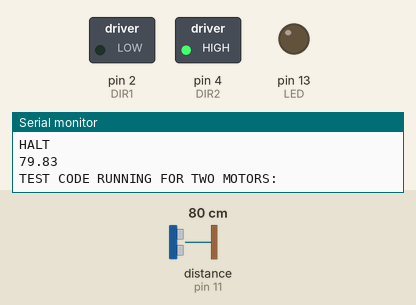
Bench run of a sketch on a simulated Arduino Uno, built with avr-gcc and run on an emulated ATmega328P. Shown: switched loads named in the sketch (green lamp = pin HIGH), output pins drawn as LEDs (lit = HIGH), the last lines printed to the serial monitor. Wiring (inferred from the names in the program): ultrasonic range finder: trigger pin 12; echo pin 11. Dashed ring = blinking. The test bench sets the inputs (shaded band); at power-on: distance to the obstacle (sensor on pin 11) 80 cm. The echo pulse lasts 58.3 µs per cm; pins used as bus, display or sensor lines are not drawn.

Above: at 5.7 s.
5.8 s: distance to the obstacle (sensor on pin 11) set to 2 cm
At 7.5 s:
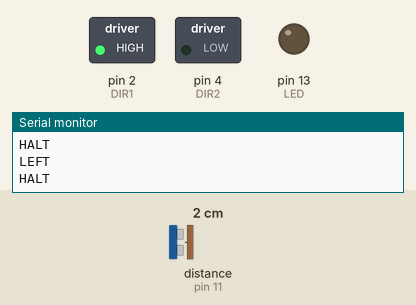
At 10.5 s:
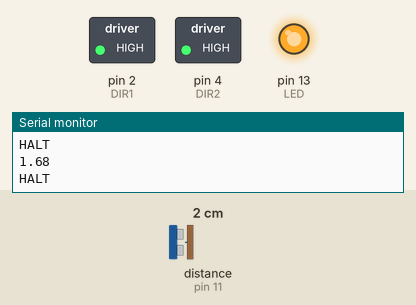
11.6 s: distance to the obstacle (sensor on pin 11) set to 17 cm
17.4 s: distance to the obstacle (sensor on pin 11) set to 21 cm
At 18.7 s:
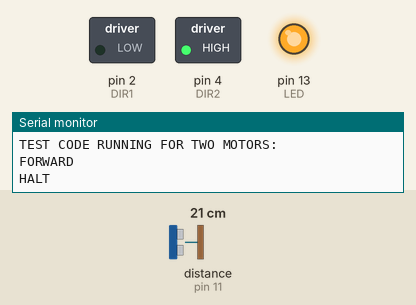
Timing chart, 0 to 29.7 s (numbered marks = the images above; inputs shaded):
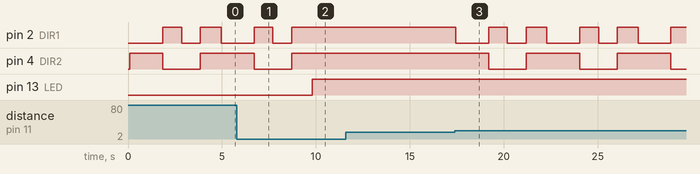

Measured:
- the behaviour switches between 19 and 20 cm on distance to the obstacle (sensor on pin 11) (found by bisection; images 2 and 3)
- after the input at 5.8 s, pin 2 (DIR1): goes on until 8.7 s, then stays HIGH; pin 13 (LED): LOW → HIGH after 4.0 s
- after the input at 17.4 s, pin 2 (DIR1): HIGH → LOW after 0.05 s, then repeats every 4.9 s: HIGH 1.0 s, LOW 1.0 s, HIGH 1.1 s, LOW 1.7 s; pin 4 (DIR2): alternates HIGH for 2.9 s and LOW for 2.0 s, starting after 1.8 s
- by itself, pin 2 (DIR1): alternates HIGH for 1.1 s and LOW for 1.0 s

The sketch:

motordrive_withsonar_updated.ino
```cpp
//Define Pulse and Direction pins for motor1
#define DIR1 2
#define PUL1 3
//Define Pulse and Direction pins for motor2
#define DIR2 4
#define PUL2 5
//Define SONAR Sensor pins:
#define TRIG1 12
#define ECHO1 11
#define TRIG2 0  //Set this when working with second sensor
#define ECHO2 0  //Set this when working with second sensor

//Define onboard LED
#define LED 13

int noOfSteps;  //The number of steps the motors will move by
float dist1;    //Collects distance reading from Sonar sensor 1

void setup() {
  // put your setup code here, to run once:
  //Motor control pins
  pinMode(DIR1, OUTPUT);
  pinMode(PUL1, OUTPUT);
  pinMode(DIR2, OUTPUT);
  pinMode(PUL2, OUTPUT);
  //--------------------
  //Sonar control pins
  pinMode(TRIG1, OUTPUT);
  pinMode(TRIG2, OUTPUT);
  pinMode(ECHO1, OUTPUT);
  pinMode(ECHO2, OUTPUT);
  //--------------------
  pinMode(LED, OUTPUT);
  Serial.begin(9600);
}

/*struct MOTOR: Used to create a MOTOR Type data, where we hold
 * the DIR, PUL, ENA pins, and also an ID for the motor for easy
 * reference.
 * We then create an array of structure MOTOR called motor, where
 * we store only two entries(left and right). This is done to
 * maintain consistency, and allowing possible room for upgrade
 * in the future
 */
struct MOTOR{
  int DIR;  //Direction pin of the controller
  int PUL;  //Pulse pin of the controller
  int ENA;  //Enable pin of the controller(optional)
  int ID;   //Motor ID
} motor[2];

/*void initMotor: Defines a stepper motor controller
 * with appropriate pins to control the direction,
 * pulse, and setting the ID of the motor. Enable option
 * is not available yet. NOTE: ID SHALL START FROM '0'.
 */
void initMotor(int dirPin, int pulPin, int ID)
{
  motor[ID].DIR = dirPin;
  motor[ID].PUL = pulPin;
  motor[ID].ID = ID;
}
/* struct SONAR: Creates a SONAR type variable where we
 * can store the info of the TRIG pin, the ECHO pin, and
 * the ID of the sonar sensor. Will see, if ID can be
 * auto generated. We create a SONAR type array also, so
 * that we have an array of the structure SONAR.
 */
struct SONAR{
  int TRIG;
  int ECHO;
  int ID;
}sonar[2];

/*void initSonar: Initialises a Sonar sensor by taking as input
 * the Trigger pin, the Echo pin, and the ID of the sensor.
 * NOTE: ID SHALL START FROM '0'
 */
 void initSonar(int trigPin, int echoPin, int ID)
 {
  sonar[ID].TRIG = trigPin;
  sonar[ID].ECHO = echoPin;
  sonar[ID].ID = ID;
 }

float getSonarDistance_cm(int sonar_ID)
{
  //The local variables trigPin and echoPin substitute for the TRIGx and
  //ECHOx pins of the sensor with ID (x-1). Maybe in later revisions we
  //could change this scheme for the data structure approach.
  int trigPin, echoPin;
  float distance;

  //Get reading of sonar sensor with particular ID
  if(sonar_ID == 0)
  {
    trigPin = TRIG1;
    echoPin = ECHO1;
  }
  else if(sonar_ID == 1)
  {
    trigPin = TRIG2;
    echoPin = ECHO2;
  }
  else
  {
    Serial.println("Error: ID not valid");
  }
  //Fetches the reading from the sonar sensor
  //This short pulse of 5 microseconds is to cleanse the trigger
  //line so we get a better reading
  digitalWrite(trigPin, LOW);
  delayMicroseconds(5);
  //Sensors are triggerred by short pulse of 10+ microseconds
  digitalWrite(trigPin, HIGH);
  delayMicroseconds(10);
  digitalWrite(trigPin, LOW);

  pinMode(echoPin, INPUT);
  int duration = pulseIn(echoPin, HIGH);

  //Convert the time between the trigger and echo into distance
  distance = (duration/2) / 29.1;

  return distance;
}

int distanceToSteps()
{
  //converts the travel distance(in mm) to number of steps
  noOfSteps = 6400;

  return noOfSteps;
}

int angleToSteps(float angle)
{
  //Converts the angle of turn(in degrees) into number of steps
  /*Current Settings of the stepper motors(Edit code if settings changed):
   * Steps per revolution: 6400
   */
   noOfSteps = ceil((6400/360)*angle);

}
void mariaStop()
{
  //code to make the robot come to a halt
  Serial.println("HALT");
}

void goForward()
{
  //Code to make the robot go forward for some time
  digitalWrite(DIR1, HIGH);
  digitalWrite(DIR2, HIGH);

  for(int count = 0; count < noOfSteps; count++)
  {
    digitalWrite(PUL1, HIGH);
    digitalWrite(PUL2, HIGH);
    delayMicroseconds(50);
    digitalWrite(PUL1, LOW);
    digitalWrite(PUL2, LOW);
    delayMicroseconds(50);
  }
  Serial.println("FORWARD");
  mariaStop();
}

void goBack()
{
  //code to make the robot go in reverse for some time
  //Code to make the robot go forward for some time
  digitalWrite(DIR1, LOW);
  digitalWrite(DIR2, LOW);

  for(int count = 0; count < noOfSteps; count++)
  {
    digitalWrite(PUL1, HIGH);
    digitalWrite(PUL2, HIGH);
    delayMicroseconds(50);
    digitalWrite(PUL1, LOW);
    digitalWrite(PUL2, LOW);
    delayMicroseconds(50);
  }
  Serial.println("REVERSE");
  mariaStop();
}

void turnLeft()
{
  //code to make the robot turn left by some angle
  //Code to make the robot go forward for some time
  digitalWrite(DIR1, HIGH);
  digitalWrite(DIR2, LOW);

  for(int count = 0; count < noOfSteps; count++)
  {
    digitalWrite(PUL1, HIGH);
    digitalWrite(PUL2, HIGH);
    delayMicroseconds(50);
    digitalWrite(PUL1, LOW);
    digitalWrite(PUL2, LOW);
    delayMicroseconds(50);
  }
  Serial.println("LEFT");
  mariaStop();
}

void turnRight()
{
  //code to make the robot turn right by some angle
  //Code to make the robot go forward for some time
  digitalWrite(DIR1, LOW);
  digitalWrite(DIR2, HIGH);

  for(int count = 0; count < 6400; count++)
  {
    digitalWrite(PUL1, HIGH);
    digitalWrite(PUL2, HIGH);
    delayMicroseconds(50);
    digitalWrite(PUL1, LOW);
    digitalWrite(PUL2, LOW);
    delayMicroseconds(50);
  }
  Serial.println("FORWARD");
  mariaStop();
}

void testcode()
{
  // put your main code here, to run repeatedly:
  Serial.println("TEST CODE RUNNING FOR TWO MOTORS:");
  turnRight();
  delay(1000);
  turnLeft();
  delay(1000);
  goBack();
  delay(1000);
  goForward();
  delay(1000);
}
void loop() {

  delay(100);
  dist1 = getSonarDistance_cm(0);
  Serial.println(dist1);
  if(dist1 < 20.0)
  {
    mariaStop();
    digitalWrite(LED, HIGH);
  }
  else
  {
    testcode();
  }
}
```
